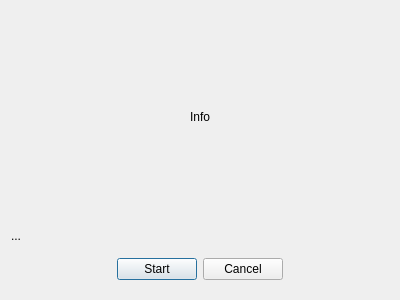
<?xml version="1.0" encoding="UTF-8"?>
<ui version="4.0">
 <class>DlgExecFailedSqls</class>
 <widget class="QDialog" name="DlgExecFailedSqls">
  <property name="geometry">
   <rect>
    <x>0</x>
    <y>0</y>
    <width>400</width>
    <height>300</height>
   </rect>
  </property>
  <property name="windowTitle">
   <string>Failed sql</string>
  </property>
  <layout class="QVBoxLayout" name="verticalLayout">
   <item>
    <widget class="QWidget" name="widget_2" native="true">
     <property name="sizePolicy">
      <sizepolicy hsizetype="Preferred" vsizetype="Preferred">
       <horstretch>0</horstretch>
       <verstretch>1</verstretch>
      </sizepolicy>
     </property>
     <layout class="QHBoxLayout" name="horizontalLayout_2">
      <item>
       <widget class="QLabel" name="lbView">
        <property name="text">
         <string>Info</string>
        </property>
        <property name="alignment">
         <set>Qt::AlignCenter</set>
        </property>
       </widget>
      </item>
     </layout>
    </widget>
   </item>
   <item>
    <widget class="QLabel" name="lbAdd">
     <property name="text">
      <string>...</string>
     </property>
    </widget>
   </item>
   <item>
    <widget class="QWidget" name="widget" native="true">
     <layout class="QHBoxLayout" name="horizontalLayout">
      <item>
       <spacer name="horizontalSpacer">
        <property name="orientation">
         <enum>Qt::Horizontal</enum>
        </property>
        <property name="sizeHint" stdset="0">
         <size>
          <width>95</width>
          <height>20</height>
         </size>
        </property>
       </spacer>
      </item>
      <item>
       <widget class="QPushButton" name="btnStart">
        <property name="text">
         <string>Start</string>
        </property>
       </widget>
      </item>
      <item>
       <widget class="QPushButton" name="btnCancel">
        <property name="text">
         <string>Cancel</string>
        </property>
       </widget>
      </item>
      <item>
       <spacer name="horizontalSpacer_2">
        <property name="orientation">
         <enum>Qt::Horizontal</enum>
        </property>
        <property name="sizeHint" stdset="0">
         <size>
          <width>95</width>
          <height>20</height>
         </size>
        </property>
       </spacer>
      </item>
     </layout>
    </widget>
   </item>
  </layout>
 </widget>
 <resources/>
 <connections/>
</ui>
